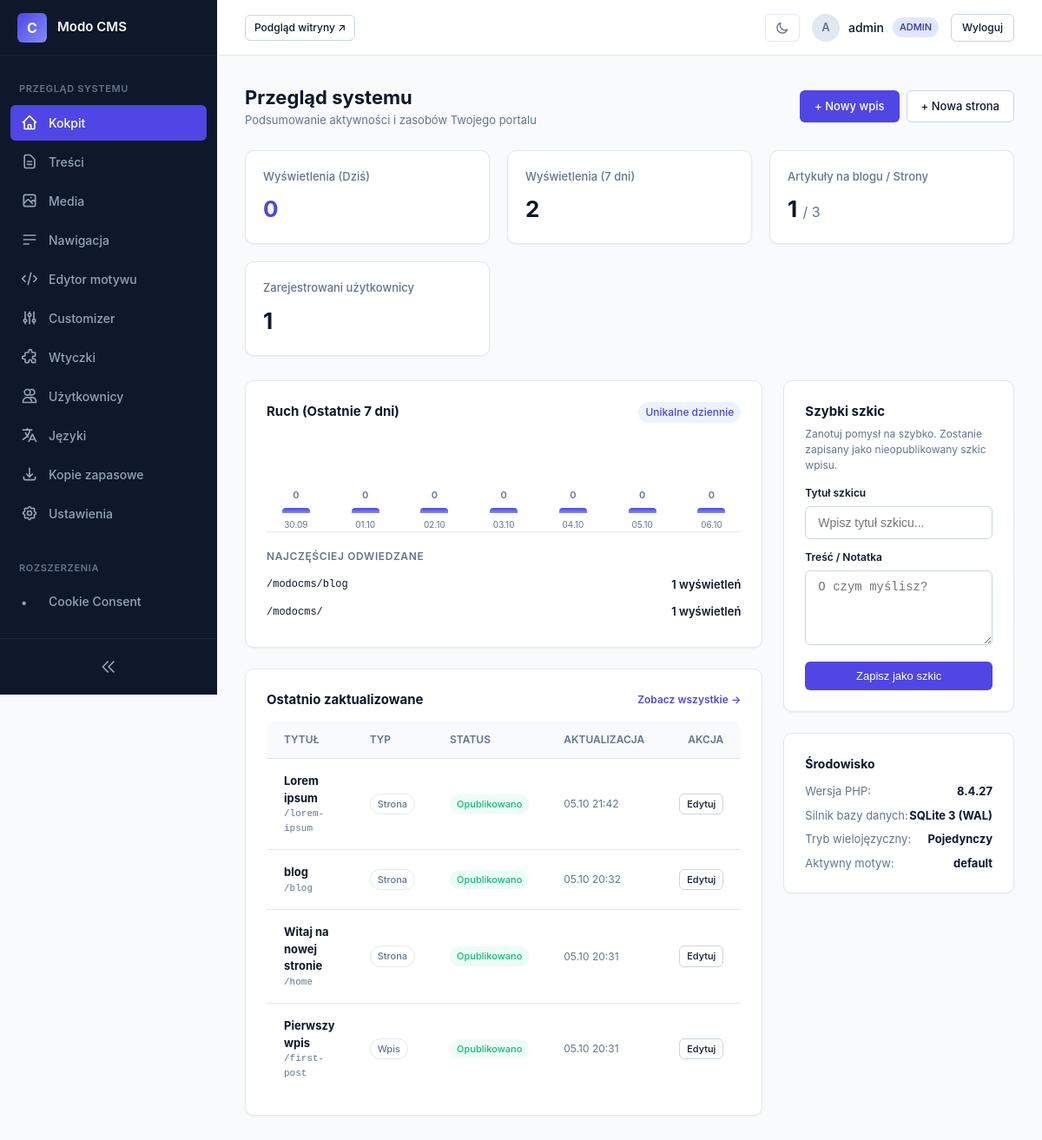
/admin/index.php (signed in), run on the app's committed database.
### tables this page shows
CREATE TABLE plugins (folder TEXT PRIMARY KEY, is_active INTEGER DEFAULT 0);

CREATE TABLE pages (
                    id INTEGER PRIMARY KEY AUTOINCREMENT,
                    parent_id INTEGER DEFAULT 0,
                    slug TEXT NOT NULL,
                    title TEXT NOT NULL,
                    content TEXT,
                    type TEXT NOT NULL DEFAULT 'page',
                    status TEXT DEFAULT 'published',
                    lang TEXT NOT NULL DEFAULT 'en',
                    translation_group TEXT NOT NULL,
                    featured_image TEXT,
                    meta_title TEXT,
                    meta_description TEXT,
                    author_id INTEGER REFERENCES users(id) ON DELETE SET NULL,
                    created_at DATETIME DEFAULT CURRENT_TIMESTAMP,
                    updated_at DATETIME DEFAULT CURRENT_TIMESTAMP
                );

CREATE TABLE settings (key TEXT PRIMARY KEY, value TEXT);

### admin/index.php (the view, shortened to what the rows shown need)
<?php
require_once __DIR__ . '/../core/bootstrap.php';
require_once __DIR__ . '/views/header.php';
$db = Database::getConnection();
$recentContent = $db->query("
    SELECT p.id, p.title, p.slug, p.type, p.status, p.updated_at, u.username as author_name
    FROM pages p
    LEFT JOIN users u ON p.author_id = u.id
    ORDER BY p.updated_at DESC
    LIMIT 6
")->fetchAll();
?>
<div class="page-header">
    <div>
        <h1 class="page-title"><?= _e('System Overview') ?></h1>
    </div>
</div>
<div style="display: grid; grid-template-columns: 2fr 1fr; gap: 24px; align-items: start;">
    <div>
        <div class="card">
            <div style="display:flex; justify-content:space-between; align-items:center; margin-bottom: 16px;">
                <h2 style="font-size: 15px; font-weight: 700; color: var(--text-main); margin: 0;"><?= _e('Traffic (Last 7 Days)') ?></h2>
            </div>
        </div>
        <div class="card">
            <div style="display:flex; justify-content:space-between; align-items:center; margin-bottom: 14px;">
                <h2 style="font-size: 15px; font-weight: 700; color: var(--text-main); margin: 0;"><?= _e('Recently Updated') ?></h2>
            </div>
            <div class="table-container" style="border: none; box-shadow: none;">
                <table class="pro-table">
                    <thead>
                        <tr>
                            <th><?= _e('Title') ?></th>
                            <th><?= _e('Type') ?></th>
                            <th><?= _e('Status') ?></th>
                            <th><?= _e('Updated') ?></th>
                            <th style="text-align: right;"><?= _e('Action') ?></th>
                        </tr>
                    </thead>
                    <tbody>
                        <?php foreach ($recentContent as $rc): ?>
                            <tr>
                                <td>
                                    <strong><a href="page-edit.php?id=<?= $rc['id'] ?>" style="color: var(--text-main); text-decoration: none;"><?= Security::sanitize($rc['title']) ?></a></strong>
                                    <div style="font-size: 11px; color: var(--text-muted); font-family: monospace;">/<?= Security::sanitize($rc['slug']) ?></div>
                                </td>
                                <td>
                                    <span class="badge" style="background: var(--bg-surface, #1e293b); color: var(--text-muted); font-size: 11px; border: 1px solid var(--border-subtle);">
                                    </span>
                                </td>
                                <td>
                                    <span class="badge <?= $rc['status'] === 'published' ? 'badge-success' : 'badge-warning' ?>" style="font-size: 11px;">
                                    </span>
                                </td>
                                <td style="font-size: 12px; color: var(--text-muted);"><?= date('d.m H:i', strtotime($rc['updated_at'])) ?></td>
                                <td style="text-align: right;">
                                    <a href="page-edit.php?id=<?= $rc['id'] ?>" class="btn btn-secondary" style="padding: 3px 8px; font-size: 11px;"><?= _e('Edit') ?></a>
                                </td>
                            </tr>
                        <?php endforeach; ?>
                    </tbody>
                </table>
            </div>
        </div>
    </div>
    <div>
        <div class="card">
            <h2 style="font-size: 15px; font-weight: 700; margin-bottom: 6px; color: var(--text-main);"><?= _e('Quick Draft') ?></h2>
        </div>
        <div class="card">
            <ul style="list-style: none; font-size: 13px; display: flex; flex-direction: column; gap: 8px; color: var(--text-muted); padding: 0; margin: 0;">
                <li style="display: flex; justify-content: space-between;">
                    <span><?= _e('Active Theme') ?>:</span> <strong style="color: var(--text-main);"><?= htmlspecialchars(\Core\Router::getOption('active_theme', 'default'), ENT_QUOTES, 'UTF-8') ?></strong>
                </li>
            </ul>
        </div>
    </div>
</div>
<?php require_once __DIR__ . '/views/footer.php'; ?>

### core/GetSimpleCompat.php (shortened to what the rows shown need)
<?php
    if (!function_exists('render_admin_plugin_navigation')) {
        function render_admin_plugin_navigation(string $cssItemClass = 'nav-link'): void {
            $currentId = $_GET['id'] ?? '';
            $currentAction = $_GET['action'] ?? '';
            foreach (\Core\GSRegistry::$adminSidebarItems as $item) {
                $isActive = ($currentId === $item['id']) || ($currentAction !== '' && $currentAction === $item['action']);
                $url = 'plugins.php?id=' . urlencode($item['id']);
                $activeClass = $isActive ? ' active' : '';
                echo '<a href="' . htmlspecialchars($url, ENT_QUOTES, 'UTF-8') . '" class="' . htmlspecialchars($cssItemClass, ENT_QUOTES, 'UTF-8') . $activeClass . '">';
                echo '<span class="nav-icon">&bull;</span>';
                echo '<span class="nav-label">' . htmlspecialchars(i18n_r($item['title']), ENT_QUOTES, 'UTF-8') . '</span>';
                echo '</a>' . PHP_EOL;
            }
        }
    }
    if (!function_exists('i18n_r')) {
        function i18n_r(string $key): string {
            $parts = explode('/', $key);
            $cleanKey = end($parts);
            return function_exists('__') ? __($cleanKey) : $key;
        }
    }

### core/I18n.php (shortened to what the rows shown need)
<?php
    final class I18n {
        private static string $frontendLang = 'en';
        private static string $adminLang = 'en';
        private static string $defaultLang = 'en';
        private static array $translations = [];
        private static array $availableLanguages = [];
        public static function init(): void {
            self::$defaultLang = class_exists('\Core\Router') ? Router::getOption('default_language', 'en') : 'en';
            $rawLangs = class_exists('\Core\Router') ? Router::getOption('available_languages', 'en:English,pl:Polski') : 'en:English,pl:Polski';
            self::$availableLanguages = [];
            foreach (explode(',', $rawLangs) as $pair) {
                $parts = explode(':', trim($pair));
                if (count($parts) === 2) {
                    self::$availableLanguages[trim($parts[0])] = trim($parts[1]);
                }
            }
            $configuredAdminLang = class_exists('\Core\Router') ? Router::getOption('admin_language', self::$defaultLang) : self::$defaultLang;
            if (isset($_SESSION['user_admin_lang']) && array_key_exists($_SESSION['user_admin_lang'], self::$availableLanguages)) {
                self::$adminLang = $_SESSION['user_admin_lang'];
            } elseif (array_key_exists($configuredAdminLang, self::$availableLanguages)) {
                self::$adminLang = $configuredAdminLang;
            } else {
                self::$adminLang = self::$defaultLang;
            }
        }
        private static function detectFrontendLanguage(): void {
            $isMultilingual = class_exists('\Core\Router') && Router::getOption('multilingual_frontend', '0') === '1';
            if (!$isMultilingual) {
                self::$frontendLang = self::$defaultLang;
                return;
            }
        }
        public static function loadDictionary(string $lang): void {
            $lang = preg_replace('/[^a-z0-9_-]/i', '', $lang);
            $filePath = __DIR__ . '/../languages/' . $lang . '.json';
            if (file_exists($filePath)) {
                $json = file_get_contents($filePath);
                $data = json_decode((string)$json, true);
                if (is_array($data)) {
                    self::$translations[$lang] = $data;
                    return;
                }
            }
            self::$translations[$lang] = [];
        }
        public static function translate(string $key, ?string $lang = null): string {
            if ($lang === null) {
                $isAdmin = defined('IN_ADMIN') && IN_ADMIN === true;
                $lang = $isAdmin ? self::$adminLang : self::$frontendLang;
            }
            $translated = self::$translations[$lang][$key] ?? null;
            if ($translated !== null && $translated !== '') {
                return (string)$translated;
            }
            return $key;
        }
    }
    if (!function_exists('__')) {
        function __(string $key, ?string $lang = null): string {
            return \Core\I18n::translate($key, $lang);
        }
    }
    if (!function_exists('_e')) {
        function _e(string $key, ?string $lang = null): void {
            echo htmlspecialchars(\Core\I18n::translate($key, $lang), ENT_QUOTES, 'UTF-8');
        }
    }

### data on the page
plugins: title "Cookie Consent"
pages: title "Lorem ipsum", slug "lorem-ipsum", lang "Strona Opublikowano Edytuj", updated_at "05.10 21:42"
pages: title "blog", slug "blog", lang "Strona Opublikowano Edytuj", updated_at "05.10 20:32"
pages: title "Witaj na nowej stronie", slug "home", lang "Strona Opublikowano Edytuj", updated_at "05.10 20:31"
pages: title "Pierwszy wpis", slug "first-post", lang "Wpis Opublikowano Edytuj", updated_at "05.10 20:31"
settings: value "default"

### other printed values
substr($_SESSION['user_name'] ?? 'A', 0, 1) "A"
$_SESSION['user_name'] "admin"
Auth::role() "ADMIN"
$todayVisits "0"
$weekVisits "2"
$totalPosts "1"
$totalPages "3"
$totalUsers "1"
$bar['count'] "0"
$dayLabel "30.09"
$dayLabel "01.10"
$dayLabel "02.10"
$dayLabel "03.10"
$dayLabel "04.10"
$dayLabel "05.10"
